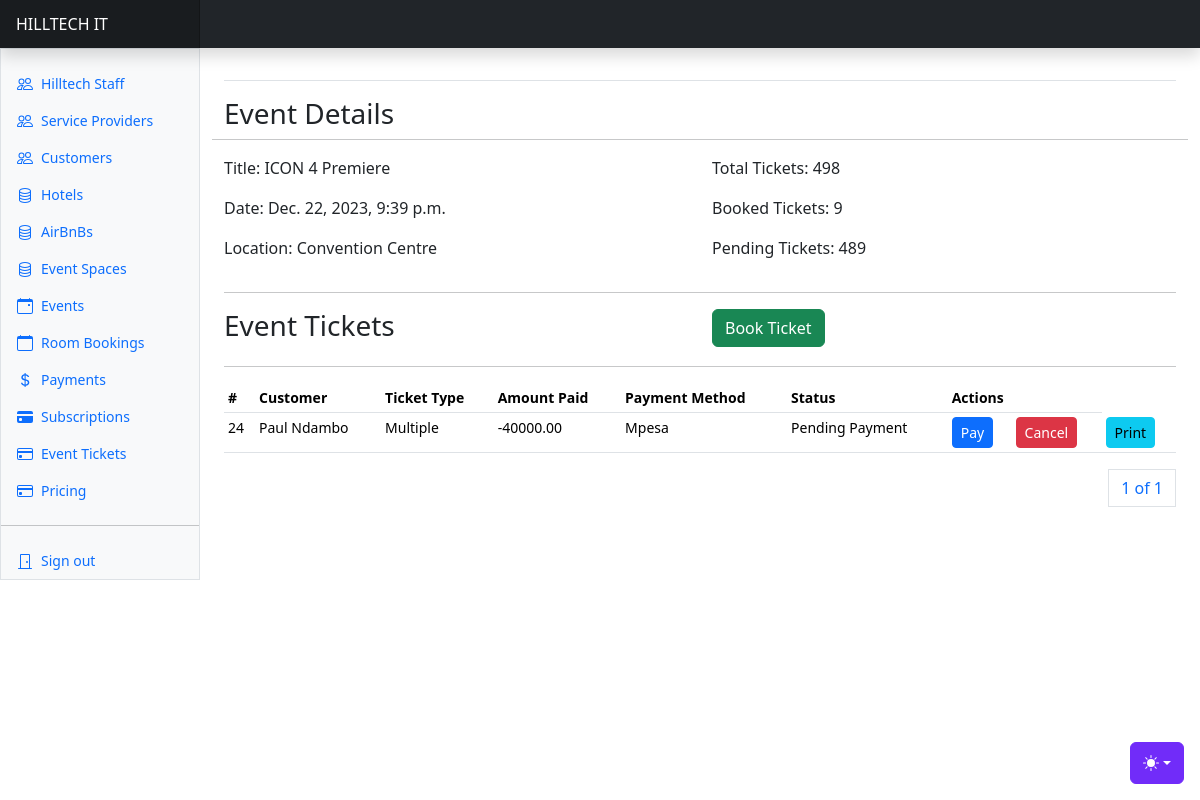
The app's page /events/events/1/ (signed in), older data.
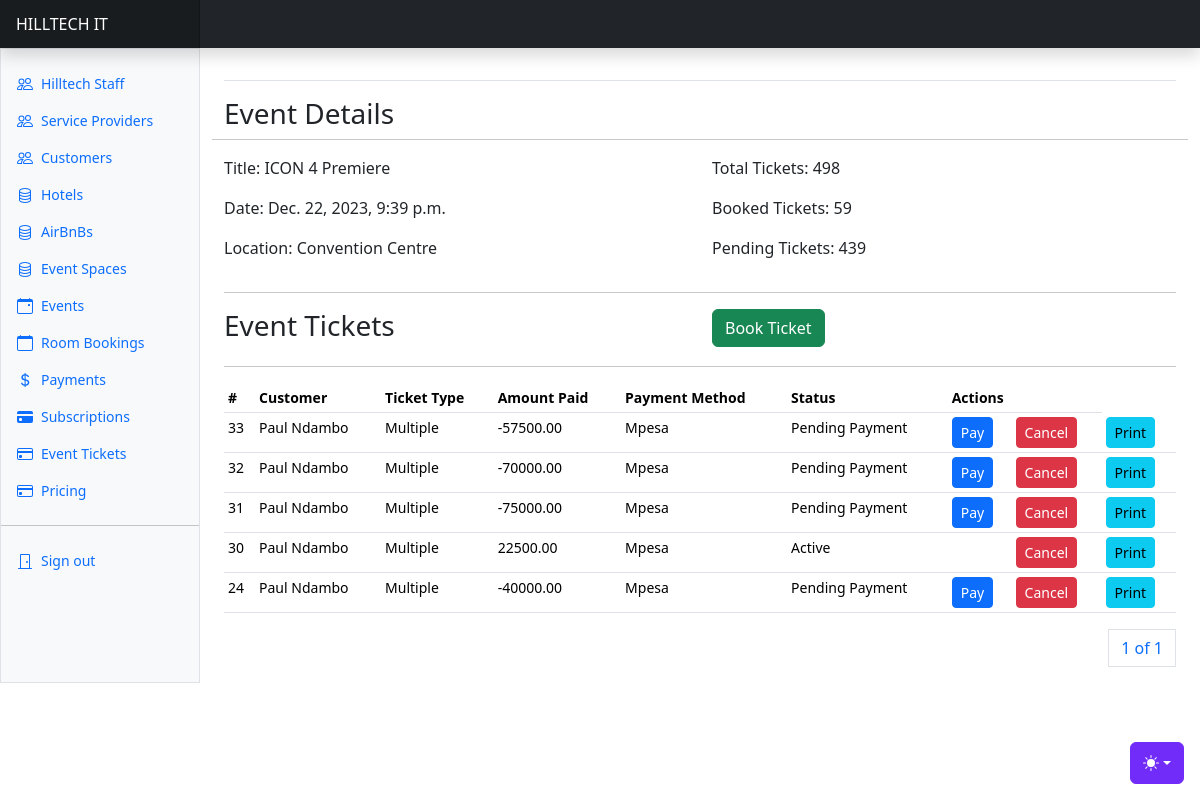
The same page, newer data.
### apps/events/models.py (models this page shows, shortened)
class Event(AbstractBaseModel):
    owner = models.ForeignKey(
        "users.User", on_delete=models.CASCADE, related_name="userevents"
    )
    title = models.CharField(max_length=500)
    event_date = models.DateField(null=True)
    event_time = models.TimeField(null=True)
    regular_ticket_price = models.DecimalField(max_digits=20, decimal_places=2, default=0)
    vip_ticket_price = models.DecimalField(max_digits=20, decimal_places=2, default=0)
    vvip_ticket_price = models.DecimalField(max_digits=20, decimal_places=2, default=0)
    children_ticket_price = models.DecimalField(max_digits=20, decimal_places=2, default=0)
    couples_ticket_price = models.DecimalField(max_digits=20, decimal_places=2, default=0)
    students_ticket_price = models.DecimalField(max_digits=20, decimal_places=2, default=0)
    group_ticket_price = models.DecimalField(max_digits=20, decimal_places=2, default=0)
    age_limit = models.FloatField(default=0)
    children_allowed = models.BooleanField(default=True)
    description = models.TextField()
    location = models.CharField(max_length=1000)
    event_banner = models.ImageField(upload_to="event_banners/", null=True)
    allowed_payment_methods = models.JSONField(default=list)
    total_tickets = models.IntegerField(default=1)
    def __str__(self):
        return self.title
    @property
    def booked_tickets(self):
        components = sum(list(EventTicketComponent.objects.filter(ticket__event__id=self.id).values_list('number_of_tickets', flat=True)))
        return components
    @property
    def pending_tickets(self):
        components = sum(list(EventTicketComponent.objects.filter(ticket__event__id=self.id).values_list('number_of_tickets', flat=True)))
        return self.total_tickets - components

class EventTicket(AbstractBaseModel):
    user = models.ForeignKey("users.User", on_delete=models.CASCADE, related_name="usereventtickets")
    event = models.ForeignKey(
        Event, on_delete=models.CASCADE, related_name="eventtickets"
    )
    ticket_type = models.CharField(max_length=255, choices=EVENT_TICKET_TYPE_CHOICES)
    amount_expected = models.DecimalField(max_digits=20, decimal_places=2, null=True)
    amount_paid = models.DecimalField(max_digits=20, decimal_places=2, null=True)
    payment_method = models.CharField(
        max_length=255, choices=PAYMENT_METHOD_CHOICES, null=True
    )
    ticket_status = models.CharField(max_length=255, choices=TICKET_STATUS_CHOICES)
    payment_link = models.URLField(max_length=500, null=True)
    reference = models.CharField(max_length=255, null=True)
    transaction_id = models.CharField(max_length=255, null=True)
    payment_notif_send = models.BooleanField(default=False)
    notif_send = models.BooleanField(default=False)
    @property
    def is_fully_paid(self):
        return True if self.amount_paid == self.amount_expected else False

### apps/users/models.py (models this page shows, shortened)
class User(AbstractUser, AbstractBaseModel):
    role = models.CharField(choices=ROLE_CHOICES, max_length=32, null=True)
    phone_number = models.CharField(max_length=255, null=True)
    id_number = models.CharField(max_length=255, null=True)
    gender = models.CharField(max_length=255, null=True, choices=GENDER_CHOICES)
    date_of_birth = models.DateField(null=True)
    city = models.CharField(max_length=255, null=True)
    country = models.CharField(max_length=255, null=True)
    address = models.CharField(max_length=255, null=True)
    token = models.CharField(null=True, max_length=255)
    token_expiration_date = models.DateTimeField(null=True)
    activation_date = models.DateTimeField(null=True)
    position = models.CharField(
        max_length=255, choices=STAFF_POSITION_CHOICES, null=True
    )
    def name(self):
        return f"{self.first_name} {self.last_name}"

### apps/events/views.py (the view)
# urls.py: path("events/<int:event_id>/", event_details, name="event-details"),
@login_required(login_url="/users/user-login/")
def event_details(request, event_id=None):
    event = Event.objects.get(id=event_id)
    event_tickets = event.eventtickets.all().order_by("-created")
    paginator = Paginator(event_tickets, 10)
    page_number = request.GET.get("page")
    page_obj = paginator.get_page(page_number)
    context = {"event": event, "event_tickets": event_tickets, "page_obj": page_obj}
    return render(request, "events/event_details.html", context)

### templates/events/event_details.html (shortened to what this page needs)
{% extends "base.html" %}
{% block content %}
<div class="row">
    <h3>Event Details</h3>
    <hr/>
    <div class="col">
        <p>Title: {{event.title}}</p>
        <p>Date: {{event.event_date}}, {{event.event_time}}</p>
        <p>Location: {{event.location}}</p>
    </div>
    <div class="col">
        <p>Total Tickets: {{event.total_tickets}}</p>
        <p>Booked Tickets: {{event.booked_tickets}}</p>
        <p>Pending Tickets: {{event.pending_tickets}}</p>
    </div>
</div>
<hr/>
<div class="row">
    <div class="col">
      <h3>Event Tickets</h3>
    </div>
    <div class="col">
      <a class="btn btn-success" data-bs-toggle="modal" data-bs-target="#newEventTicketModal{{event.id}}">Book Ticket</a>
    </div>
</div>
<hr/>
      <div class="table-responsive small">
        <table class="table table-sm">
          <thead>
            <tr>
              <th scope="col">#</th>
              <th scope="col">Customer</th>
              <th scope="col">Ticket Type</th>
              <th scope="col">Amount Paid</th>
              <th scope="col">Payment Method</th>
              <th scope="col">Status</th>
              <th scope="col" colspan="2">Actions</th>
            </tr>
          </thead>
          <tbody>
            {% for event_ticket in page_obj %}
            <tr>
              <td>{{event_ticket.id}}</td>
              <td>{{event_ticket.user.name}}</td>
              <td>{{event_ticket.ticket_type}}</td>
              <td>{{event_ticket.amount_paid}}</td>
              <td>{{event_ticket.payment_method}}</td>
              <td>{{event_ticket.ticket_status}}</td>
              {% if event_ticket.is_fully_paid == True %}
              <td></td>
              {% else %}
              <td><a class="btn btn-primary btn-sm" data-bs-toggle="modal" data-bs-target="#eventTicketPaymentModal{{event_ticket.id}}">
                Pay
              </a></td>
              {% endif %}
              <td><a class="btn btn-danger btn-sm" data-bs-toggle="modal" data-bs-target="#cancelEventTicketModal{{ event.id }}">
                Cancel
              </a></td>
              <td><a href="{% url 'print-ticket' event_ticket.id %}" class="btn btn-info btn-sm">Print</a></td>
            </tr>
            {% endfor %}
          </tbody>
        </table>
        <div>
          <nav aria-label="Page navigation example">
            <ul class="pagination justify-content-end">
              <a class="page-link" href="#">{{ page_obj.number }} of {{ page_obj.paginator.num_pages }}</a>
            </ul>
          </nav>
        </div>
      </div>
{% endblock content %}

Row changes from the older to the newer data that the page shows:
computed for Event "ICON 4 Premiere": booked_tickets "9" → "59"; pending_tickets "489" → "439"
added EventTicket: id "33", user.name "Paul Ndambo", ticket_type "Multiple", amount_paid "-57500.00", payment_method "Mpesa", ticket_status "Pending Payment"
added EventTicket: id "32", user.name "Paul Ndambo", ticket_type "Multiple", amount_paid "-70000.00", payment_method "Mpesa", ticket_status "Pending Payment"
added EventTicket: id "31", user.name "Paul Ndambo", ticket_type "Multiple", amount_paid "-75000.00", payment_method "Mpesa", ticket_status "Pending Payment"
added EventTicket: id "30", user.name "Paul Ndambo", ticket_type "Multiple", amount_paid "22500.00", payment_method "Mpesa", ticket_status "Active", amount_expected 22500 (drawn)
